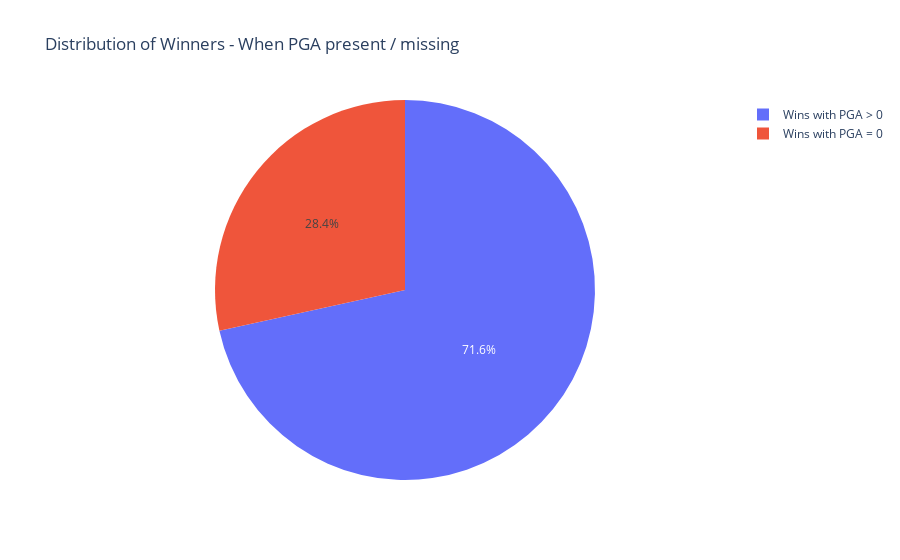

The cell this chart's notebook holds for it:
### Code cell
import plotly.express as px

data = {
    "Category": ["Wins with PGA = 0", "Wins with PGA > 0"],
    "Values": [
        df[(df['result'] == 1) & (df['PGA'] == 0)].shape[0], 
        df[(df['result'] == 1) & (df['PGA'] != 0)].shape[0]
    ]
}

fig = px.pie(
    names=data["Category"],  
    values=data["Values"],   
    title="Distribution of Winners - When PGA present / missing"
)

# Show plot
fig.show()


"""
Note that most winning teams have at least one PGA. As shown earlier, about 56.5% of teams have a PGA > 0. Thus, since the 
wins with PGA > 0 are greater than wins with PGA = 0, we can be led to assume that PGA has some sort of affect on wins. 
However, these results are for when PGA = 1. Lets see the distributions of wins for a higher PGA, lets say 5. 
"""

### Figure 1 — Plotly figure (JSON) as saved in the notebook; plotly's stock layout.template omitted (floating-point values rounded to 4 significant figures)
{"data": [{"domain": {"x": [0, 1], "y": [0, 1]}, "hovertemplate": "label=%{label}<br>value=%{value}<extra></extra>", "labels": ["Wins with PGA = 0", "Wins with PGA > 0"], "legendgroup": "", "name": "", "showlegend": true, "type": "pie", "values": [17339, 43631]}], "layout": {"legend": {"tracegroupgap": 0}, "title": {"text": "Distribution of Winners - When PGA present / missing"}}}
